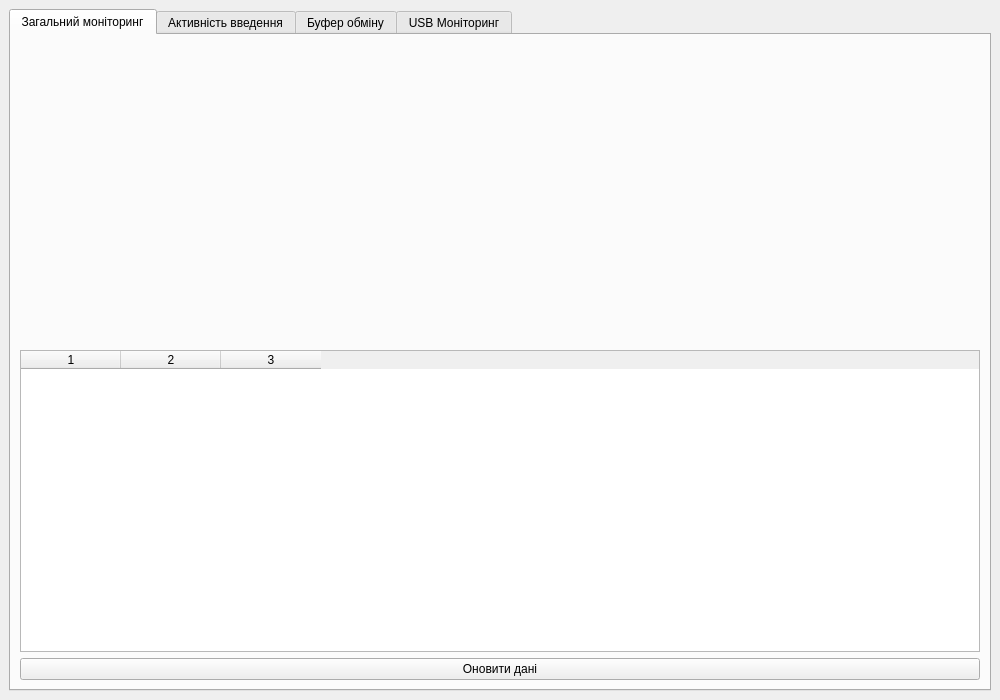
<?xml version="1.0" encoding="UTF-8"?>
<ui version="4.0">
 <class>MainWindow</class>
 <widget class="QMainWindow" name="MainWindow">
  <property name="geometry">
   <rect>
    <x>0</x>
    <y>0</y>
    <width>1000</width>
    <height>700</height>
   </rect>
  </property>
  <property name="windowTitle">
   <string>Система моніторингу подій ПК</string>
  </property>
  <widget class="QWidget" name="centralwidget">
   <layout class="QVBoxLayout" name="verticalLayout_main">
    <item>
     <widget class="QTabWidget" name="tabWidget">
      <widget class="QWidget" name="tabGeneral">
       <attribute name="title">
        <string>Загальний моніторинг</string>
       </attribute>
       <layout class="QVBoxLayout" name="verticalLayout_general">
        <item>
         <widget class="QWidget" name="chartWidget">
          <property name="minimumSize">
           <size>
            <width>0</width>
            <height>300</height>
           </size>
          </property>
         </widget>
        </item>
        <item>
         <widget class="QTableWidget" name="logTable">
          <property name="columnCount">
           <number>3</number>
          </property>
         </widget>
        </item>
        <item>
         <widget class="QPushButton" name="refreshBtn">
          <property name="text">
           <string>Оновити дані</string>
          </property>
         </widget>
        </item>
       </layout>
      </widget>
      <widget class="QWidget" name="tabInput">
       <attribute name="title">
        <string>Активність введення</string>
       </attribute>
       <layout class="QVBoxLayout" name="verticalLayout_input">
        <item>
         <widget class="QTableWidget" name="keylogTable">
          <property name="columnCount">
           <number>2</number>
          </property>
         </widget>
        </item>
       </layout>
      </widget>
      <widget class="QWidget" name="tabClipboard">
       <attribute name="title">
        <string>Буфер обміну</string>
       </attribute>
       <layout class="QVBoxLayout" name="verticalLayout_clipboard">
        <item>
         <widget class="QTableWidget" name="clipboardTable">
          <property name="columnCount">
           <number>2</number>
          </property>
         </widget>
        </item>
       </layout>
      </widget>
      <widget class="QWidget" name="tabUsb">
       <attribute name="title">
        <string>USB Моніторинг</string>
       </attribute>
       <layout class="QVBoxLayout" name="verticalLayout_usb">
        <item>
         <widget class="QTableWidget" name="usbTable">
          <property name="columnCount">
           <number>2</number>
          </property>
         </widget>
        </item>
       </layout>
      </widget>
     </widget>
    </item>
   </layout>
  </widget>
 </widget>
</ui>
